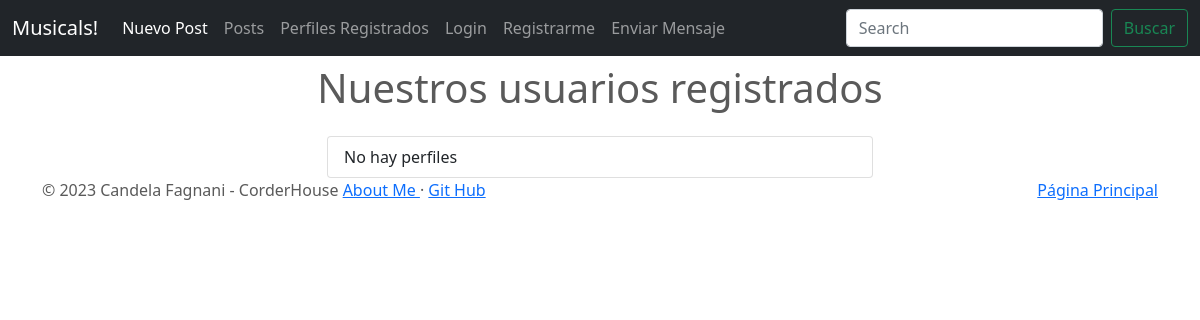
The page /profile/list on the database as committed earlier.
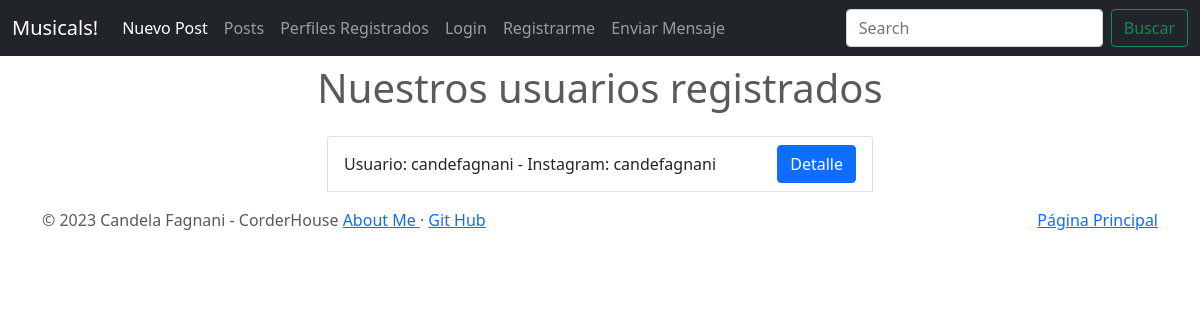
The same page on the database as committed later.
### Musicales/models.py (models this page shows)
class Profile(models.Model):
    user = models.OneToOneField(to = User, on_delete = models.CASCADE, related_name = "profile")
    instagram = models.CharField(max_length = 100)
    email = models.EmailField()
    imagen = models.ImageField(default = 'default.png', upload_to = 'profiles')
    def __str__(self):
        return f"Usuario: {self.user} - Instagram: {self.instagram}"

### Musicales/views.py (the view)
# urls.py: path('profile/list',ProfileList.as_view(), name = "profile-list"),
class ProfileList(ListView):
    model = Profile
    template_name = 'Musicales/profile_list.html'

### Musicales/templates/Musicales/profile_list.html (shortened to what this page needs)
{% extends "Musicales/base.html" %}
{% block main %}
  <div class="container">
    <h1 class="text-center mb-4">Nuestros usuarios registrados</h1>
    <div class="row justify-content-center">
      <div class="col-lg-6">
        <ul class="list-group">
          {% for profile in object_list %}
            <li class="list-group-item d-flex justify-content-between align-items-center">{{ profile }} <a href="{% url 'profile-detail' profile.id %}" class="btn btn-primary">Detalle</a></li>
          {% empty %}
            <li class="list-group-item">No hay perfiles</li>
          {% endfor %}
        </ul>
      </div>
    </div>
  </div>
{% endblock %}

Rows that differ between the two databases and show on the page:
added Profile: user+instagram "Usuario: candefagnani - Instagram: candefagnani"
Other text that changed with them:
text no longer shown: "No hay perfiles"
